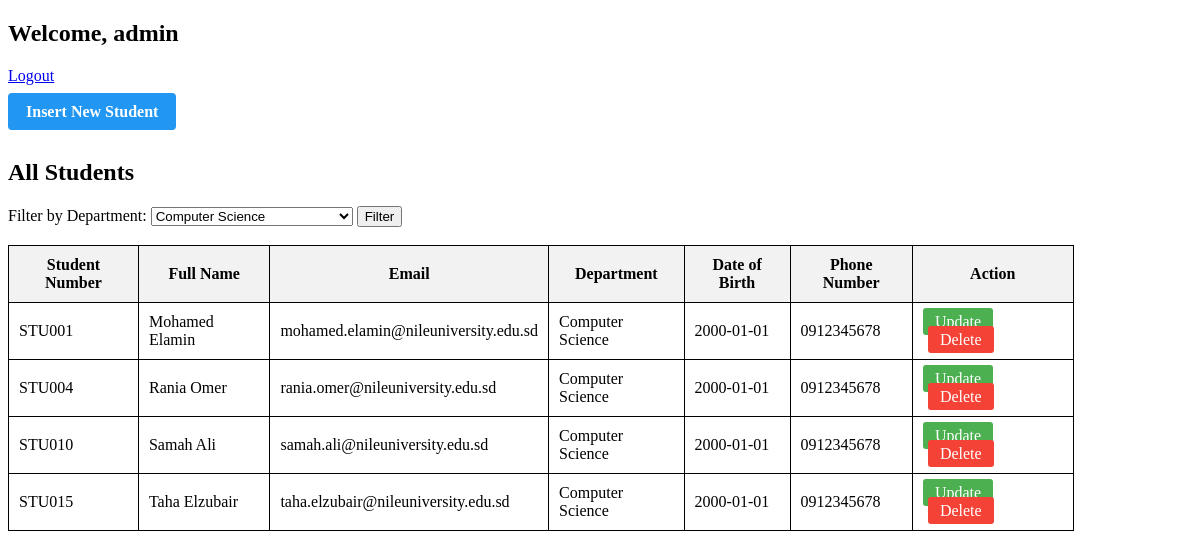
Page /admin.php?department=Computer Science (signed in) on the committed database.
### tables this page shows
CREATE TABLE `students` (
  `id` int(11) NOT NULL,
  `student_number` varchar(20) DEFAULT NULL,
  `full_name` varchar(100) DEFAULT NULL,
  `email` varchar(100) DEFAULT NULL,
  `department` varchar(100) DEFAULT NULL,
  `date_of_birth` date DEFAULT NULL,
  `phone_number` varchar(20) DEFAULT NULL
);

### admin.php (the view, shortened to what this page needs)
<?php
require "db_connection.php";
$current_user = $_COOKIE['username'];
$selected_department = "";
if (isset($_GET['department'])) {
    $selected_department = $_GET['department'];
}
if ($selected_department != "") {
    $stmt = mysqli_prepare(
        $connection,
        "SELECT * FROM students WHERE department = ?"
    );
    mysqli_stmt_bind_param($stmt, "s", $selected_department);
    mysqli_stmt_execute($stmt);
    $result = mysqli_stmt_get_result($stmt);
} else {
    $result = mysqli_query($connection, "SELECT * FROM students");
}
?>
<!DOCTYPE html>
<html>
<head>
</head>
<body>
<h2>Welcome, <?= htmlspecialchars($current_user) ?></h2>
<a href="logout.php">Logout</a>
<br><br>
<a href="insert.html" class="insert-btn">Insert New Student</a>
<br><br>
<h2>All Students</h2>
<form method="GET">
    <label>Filter by Department:</label>
    <select name="department">
        <?php
        $departments = [
            "Computer Science",
            "Information Technology",
            "Software Engineering",
            "Information Systems",
            "Computer Engineering",
            "Data Science",
            "Cyber Security",
            "Business Administration",
            "Artificial Intelligence",
            "Business Information Systems"
        ];
        foreach ($departments as $dept) {
            $selected = ($selected_department == $dept) ? "selected" : "";
            echo "<option value='$dept' $selected>$dept</option>";
        }
        ?>
    </select>
    <button type="submit">Filter</button>
</form>
<br>
<table>
    <tr>
        <th>Student Number</th>
        <th>Full Name</th>
        <th>Email</th>
        <th>Department</th>
        <th>Date of Birth</th>
        <th>Phone Number</th>
        <th>Action</th>
    </tr>
<?php
while ($row = mysqli_fetch_assoc($result)) {
    echo "<tr>";
    echo "<td>{$row['student_number']}</td>";
    echo "<td>{$row['full_name']}</td>";
    echo "<td>{$row['email']}</td>";
    echo "<td>{$row['department']}</td>";
    echo "<td>{$row['date_of_birth']}</td>";
    echo "<td>{$row['phone_number']}</td>";
    echo "<td>
            <a class='edit-btn' href='update_data.php?student_number={$row['student_number']}'>Update</a>
            <a class='delete-btn'
               href='delete_student.php?student_number={$row['student_number']}'
               onclick=\"return confirm('Delete this student?');\">
               Delete
            </a>
          </td>";
    echo "</tr>";
}
?>
</table>
</body>
</html>

### admin.php (style rules this page uses)
table { border-collapse: collapse; width: 90%; }
th, td { border: 1px solid black; padding: 10px; }
th { background-color: #f2f2f2; }
.edit-btn { background-color: #4CAF50; color: white; padding: 5px 12px; text-decoration: none; border-radius: 3px; }
.insert-btn { background-color: #2196F3; color: white; padding: 10px 18px; text-decoration: none; border-radius: 4px; font-weight: bold; }
.delete-btn { background-color: #f44336; color: white; padding: 5px 12px; text-decoration: none; border-radius: 3px; margin-left: 5px; }

### rows in the picture
students: student_number "STU001", full_name "Mohamed Elamin", email "mohamed.elamin@nileuniversity.edu.sd", department "Computer Science", date_of_birth "2000-01-01", phone_number "0912345678"
students: student_number "STU004", full_name "Rania Omer", email "rania.omer@nileuniversity.edu.sd", department "Computer Science", date_of_birth "2000-01-01", phone_number "0912345678"
students: student_number "STU010", full_name "Samah Ali", email "samah.ali@nileuniversity.edu.sd", department "Computer Science", date_of_birth "2000-01-01", phone_number "0912345678"
students: student_number "STU015", full_name "Taha Elzubair", email "taha.elzubair@nileuniversity.edu.sd", department "Computer Science", date_of_birth "2000-01-01", phone_number "0912345678"

### other values in the picture
$current_user "admin"
form field department "Computer Science"
